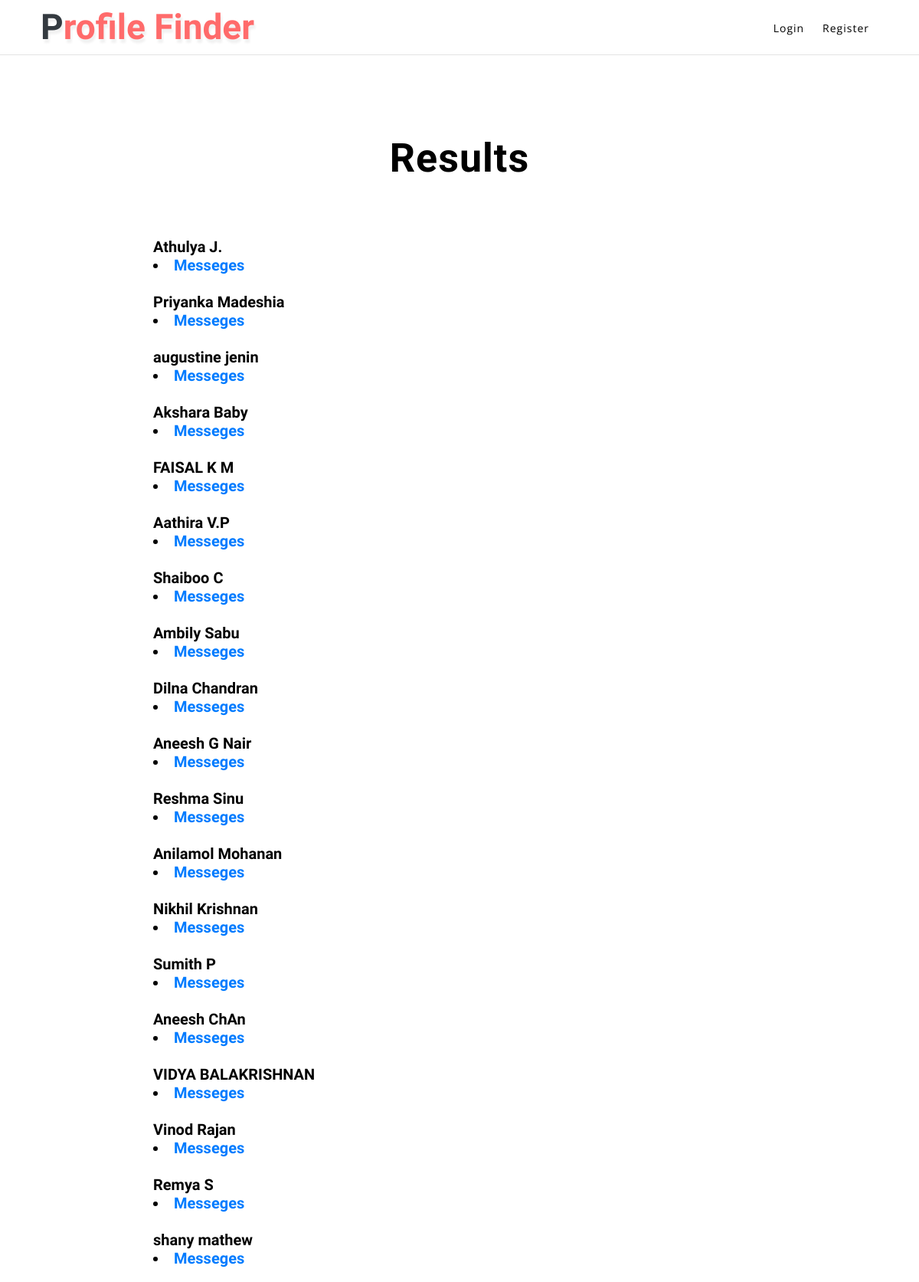
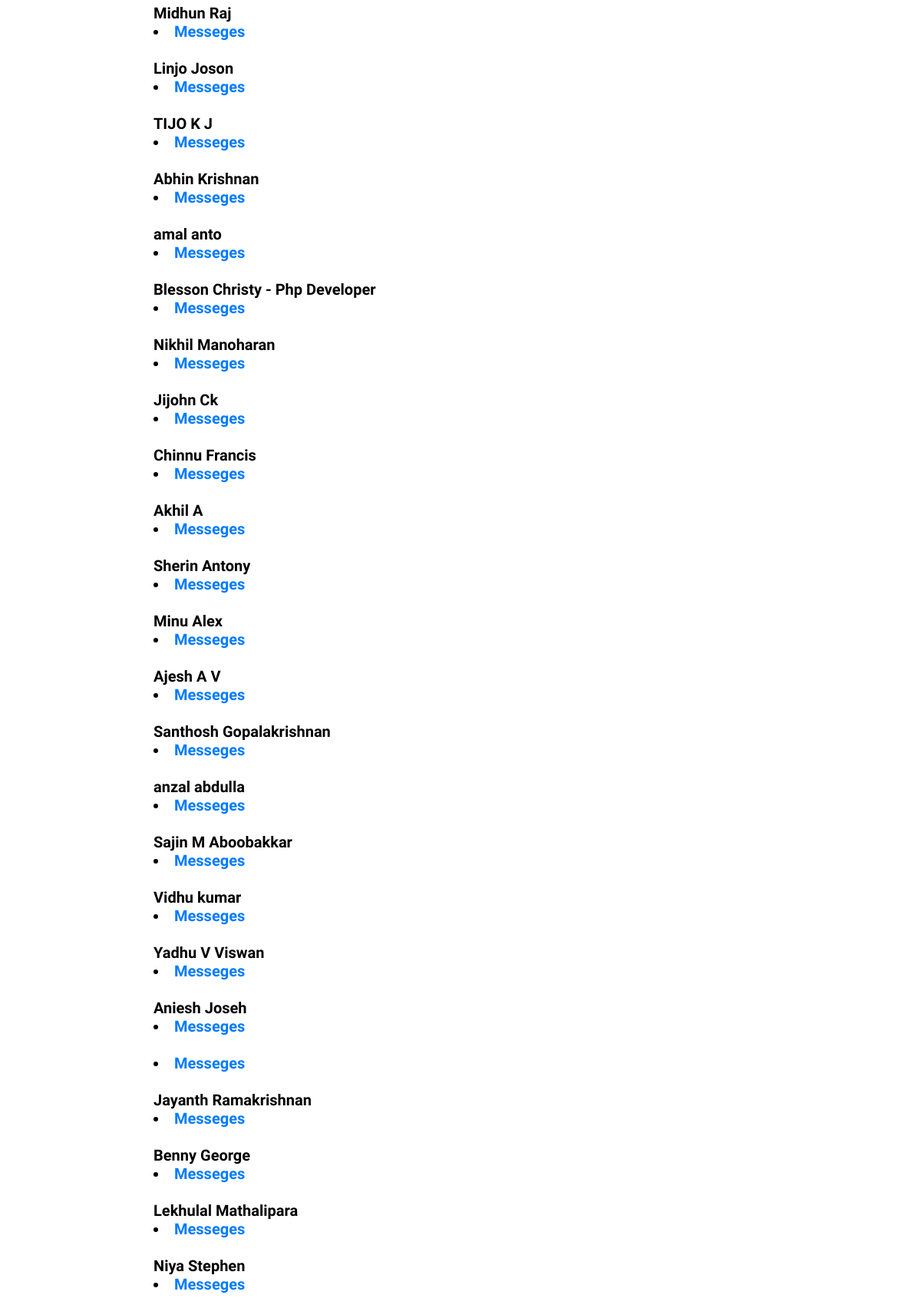
The app's page /search_db.php (upper part) with its own data (2 pictures, top to bottom).
### tables this page shows
CREATE TABLE IF NOT EXISTS `details_test` (
  `id` mediumint(9) NOT NULL AUTO_INCREMENT,
  `url` varchar(300) DEFAULT NULL,
  `pastjob` varchar(300) NOT NULL,
  `name` varchar(300) NOT NULL,
  `firstname` varchar(300) NOT NULL,
  `lastname` varchar(300) NOT NULL,
  `job` varchar(300) NOT NULL,
  `location` varchar(300) NOT NULL,
  `query` varchar(300) DEFAULT NULL,
  `category` varchar(300) DEFAULT NULL,
  `timestamp` varchar(300) DEFAULT NULL,
  `currentJob` varchar(300) NOT NULL,
  `error` varchar(300) DEFAULT NULL,
  `email` varchar(300) DEFAULT NULL,
  PRIMARY KEY (`id`)
);

### search_db.php (the view, shortened to what this page needs)
<?php
require_once('connect.php');
$location = $_SESSION['location'];
$search = $_SESSION['search'];
?>
<?php
$query = "SELECT * FROM  details_test WHERE location LIKE '%$location%' AND job LIKE '%$search%'";
$retrn = mysqli_query($con,$query);
$rows = mysqli_num_rows($retrn);
?>
<?php include('header.php'); ?>
<!DOCTYPE html>
<html>
<head>
</head>
<body>
    <div class="main-w3pvt mian-content-wthree_no_image text-center" id="home">
        <div class="container">
            <div class="style-banner mx-auto">
            	<?php
            	if ($rows == 0)
					{
						echo '<h3 class="text-wh font-weight-bold" style="color:black;">No Results Found</h3>';
					}
				else
					{
						echo '<h3 class="text-wh font-weight-bold" style="color:black;">Results</h3>';
					}
				?>
                <div class="home-form-w3ls mt-5 pt-lg-4">
                    <form  method="post">
                        <div class="row">
                            <div class="col-lg-6">
                                <div class="form-group">
                                    <div align="left" class="form_textbox_styles">
                                        	<?php
                                        	while ($row = mysqli_fetch_assoc($retrn))
											{
											    foreach ($row as $field => $value)
											    {
											         if ($field == "name")
											         {
											         	echo '<h5 class="text-wh font-weight-bold" style="color:black;">';
											         	echo $value;
											         	echo '<li><a href="list_pm.php">Messeges</a></li>';
											         	echo '</h5>';
											         	echo '<br>';
											         }
											    }
											}
											?>
                                        <br>
                                        <br>
                                    </div>
                                </div>
                                </div>
                            </div>
                        </div>
                </div>
            </div>
        </div>
</body>
</html>

### css/style.css (style rules this page uses)
body { padding: 0; margin: 0; background: #FFF; font-family: 'Open Sans', sans-serif; }
body button, .btn, body a { transition: 0.5s all; -webkit-transition: 0.5s all; -moz-transition: 0.5s all; -o-transition: 0.5s all; -ms-transition: 0.5s all; }
html { scroll-behavior: smooth; }
h1, h2, h3, h4, h5, h6 { margin: 0; padding: 0; font-family: 'Roboto Condensed', sans-serif; }
.text-wh { color: #fff; }
li>a:only-child:after { content: ''; }
.mian-content-wthree_no_image { background-size: cover; -webkit-background-size: cover; -moz-background-size: cover; -o-background-size: cover; -ms-background-size: cover; min-height: 50vw; z-index: 1; position: relative; }
.style-banner { padding-top: 18em; max-width: 800px; }
.style-banner h3 { font-size: 56px; letter-spacing: 1px; }
@media (max-width: 1680px) { .style-banner { padding-top: 16em; } }
@media (max-width: 1600px) { .style-banner { padding-top: 14em; } }
@media (max-width: 1440px) { .style-banner { padding-top: 12em; } }
@media (max-width: 1366px) { .style-banner h3 { font-size: 52px; } }
@media (max-width: 1280px) { .style-banner { padding-top: 11em; } }

### records on screen
details_test: name "Athulya J."
details_test: name "Priyanka Madeshia"
details_test: name "augustine jenin"
details_test: name "Akshara Baby"
details_test: name "FAISAL K M"
details_test: name "Aathira V.P"
details_test: name "Shaiboo C"
details_test: name "Ambily Sabu"
details_test: name "Dilna Chandran"
details_test: name "Aneesh G Nair"
details_test: name "Reshma Sinu"
details_test: name "Anilamol Mohanan"
details_test: name "Nikhil Krishnan"
details_test: name "Sumith P"
details_test: name "Aneesh ChAn"
details_test: name "VIDYA BALAKRISHNAN"
details_test: name "Vinod Rajan"
details_test: name "Remya S"
details_test: name "shany mathew"
details_test: name "Midhun Raj"
details_test: name "Linjo Joson"
details_test: name "TIJO K J"
details_test: name "Abhin Krishnan"
details_test: name "amal anto"
details_test: name "Blesson Christy - Php Developer"
details_test: name "Nikhil Manoharan"
details_test: name "Jijohn Ck"
details_test: name "Chinnu Francis"
details_test: name "Akhil A"
details_test: name "Sherin Antony"
details_test: name "Minu Alex"
details_test: name "Ajesh A V"
details_test: name "Santhosh Gopalakrishnan"
details_test: name "anzal abdulla"
details_test: name "Sajin M Aboobakkar"
details_test: name "Vidhu kumar"
details_test: name "Yadhu V Viswan"
details_test: name "Aniesh Joseh"
details_test: name "Jayanth Ramakrishnan"
details_test: name "Benny George"
details_test: name "Lekhulal Mathalipara"
details_test: name "Niya Stephen"
